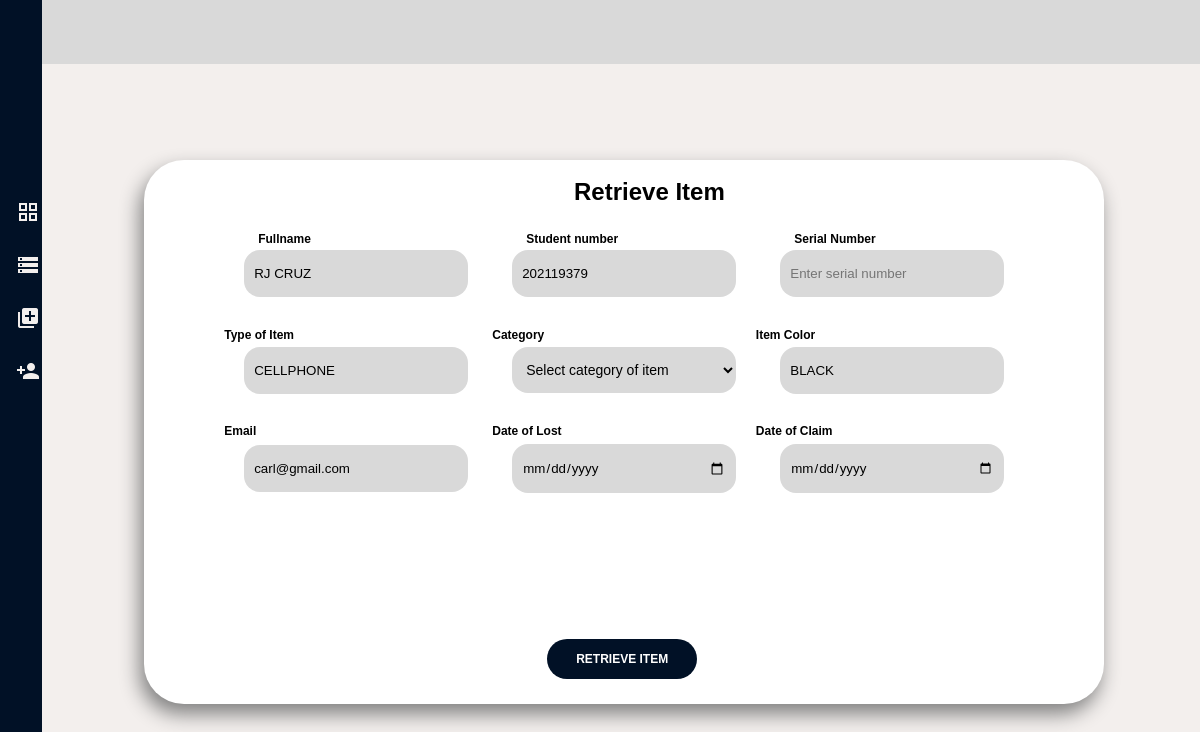
Page /admin/retrieve.php?id=65 on the committed database.
### tables this page shows
CREATE TABLE `register` (
  `id` int(11) NOT NULL,
  `serial` varchar(200) NOT NULL,
  `fullname` varchar(255) NOT NULL,
  `studentnum` varchar(255) NOT NULL,
  `course` varchar(255) NOT NULL,
  `itemtype` varchar(100) NOT NULL,
  `itemname` varchar(100) NOT NULL,
  `category` varchar(100) NOT NULL,
  `color` varchar(100) NOT NULL,
  `registerdate` date NOT NULL,
  `lostdate` date NOT NULL,
  `status` varchar(100) NOT NULL,
  `email` varchar(100) NOT NULL
);

### admin/retrieve.php (the view, shortened to what this page needs)
<?php
    include('../configuration/config.php');
        $itemId = $_GET['id'] ?? null;
        if ($itemId !== null) {
            $sql = "SELECT * FROM register WHERE id = $itemId";
            $result = $conn->query($sql);
            if ($result->num_rows > 0) {
                $item = $result->fetch_assoc();
            } else {
                header("location: inventory.php");
                exit();
            }
        } else {
            header("location: inventory.php");
            exit();
        }
?>
<!DOCTYPE html>
<html lang="en">
<head>
    <link rel="stylesheet" href="../styles/retrieve.css">
</head>
<body>
    <div class="container">
        <div class="header">
        </div>
        <ul class="nav">
        <li>
            <a href="dashboard.php"><i class="material-icons grid_view">grid_view</i></a>
        </li>
        <li>
        <a href="inventory.php"><i class="material-icons grid_view">storage</i></a>
        </li>
        <li>
            <a href="register.php"><i class="material-icons grid_view">library_add</i></a>
        </li>
        <li>
            <a href="account.php"><i class="material-icons grid_view">person_add</i></a>
        </li>
        </ul>
        <div class="search">
            <h1 class="searchitm">Retrieve Item</h1>
            <form action ="../configuration/retrieve.php" method="post" enctype="multipart/form-data">
            <label class="labels">Fullname</label>
            <div class="input-field">
                <input type="text" name="fullname" id="fullname" value="<?php echo $item['fullname']; ?>" placeholder="Enter Fulname">
            </div>
            <label class="labels">Student number</label>
            <div class="input-field">
                <input type="text" name="studentnum" id="studentnum"  value="<?php echo $item['studentnum']; ?>"placeholder="Enter Student number">
            </div>
            <label class="labels">Serial Number</label>
            <div class="input-field">
                <input type="text" name="serial" id="serial" placeholder="Enter serial number">
            </div>
            <label class="labelss">Item Color</label>
            <div class="input-field">
                <input type="text" name="type" id="type"  value="<?php echo $item['itemtype']; ?>"placeholder="Enter type of item">
            </div>
            <label class="labelss">Type of Item</label>
            <div class="input-field">
                <select name="item-type"  placeholder="Category of item"  value="<?php echo $item['itemtype']; ?>">
                    <option value="" disabled selected>Select category of item</option>
                </select>
            </div>
            <label class="labelss">Category</label>
            <div class="input-field">
                <input type="text" name="itemname" id="itemname"  value="<?php echo $item['color']; ?>"placeholder="Enter color">
            </div>
            <label class="labe">Date of Claim</label>
            <div class="input-field">
                <input type="email" name="email" id="email" value="<?php echo $item['email']; ?>">
            </div>
            <label class="labe">Email</label>
            <div class="input-field">
                <input type="date" name="lostdate" id="lostdate"  value="Date of Lost">
            </div>
            <label class="labe">Date of Lost</label>
            <div class="input-field">
                <input type="date" name="lostdate" id="lostdate" value="Date of Lost">
            </div>
            <div class="btn-field">
                    <input type="submit" name="submit" value="RETRIEVE ITEM">
            </div>
            </form>
        </div>
    </div>
</body>

### styles/retrieve.css (style rules this page uses)
* { margin: 0; padding: 0; font-family: 'Poppins',sans-serif; box-sizing: border-box; }
.container { width: 100%; height: 100vh; background: #F3EFED; }
.search { position: absolute; top: 54%; left: 52%; width: 80%; height: 68%; max-width: 100%; background:#fff; transform: translate(-50%,-50%); padding: 50px 50px 70px; text-align: center; border-radius: 40px; box-shadow: -4px 10px 20px 0px #808080; }
.searchitm { color: #000; font-size: 24px; padding: 10px 10px; position: absolute; top: 8px; left: 420px; font-family: Poppins,Verdana, Geneva, Tahoma, sans-serif; }
.input-field { max-width: 100%; width: 26%; height: 12%; background: #D9D9D9; margin: 10px 20px; margin-top: 40px; border-radius: 16px; display: inline-block; align-items: left; }
input { width: 100%; max-width: 100%; background:transparent; border: 0; outline: 0; padding: 16px 10px; }
.btn-field input { position: absolute; left: 42%; top: 88%; flex-basis: 48%; background: #011126; color: #fff; height: 40px; width: 150px; border-radius: 20px; border: 0; outline: 0; cursor: pointer; transition: background 1s; text-align: center; padding: 4px 4px; font-size: 12px; font-weight: bold; }
.header { position: relative; top:0; left:2%; background: #D9D9D9; max-width: 100%; width: 98%; height: 8%; border: 0px 0px 10px 0px #808080; }
ul.nav { position: absolute; top: 50%; left: 0; width: 7%; height: 100%; max-width: 16%; background:#011126; transform: translate(-50%,-50%); padding: 20px 20px 0px; }
ul.nav li { position: relative; left: 8px; top: 180px; display: block; font-size: 20px; padding: 16px 30px; font-family: Verdana, Geneva, Tahoma, sans-serif; font-size: 18px; font-weight: 400; }
ul.nav li a { text-decoration: none; color: #F3EFED; margin: 30px; }
ul.nav li i { color: #F3EFED; display: block; position: absolute; top: 0; left: 30px; }
.input-field select { outline: none; font-size: 14px; font-weight: 400; color: #000; border-radius: 16px; height: 42px; margin: 2px -4px; width: 100%; max-width: 100%; background:transparent; border: 0; outline: 0; padding: 6px 10px; }
.labels { position: absolute; top: 70px; font-size: 12px; font-weight: bold; display: inline-block; margin: 2px 34px; font-family: Poppins,Verdana, Geneva, Tahoma, sans-serif; }
.labelss { position: absolute; top: 150px; font-size: 12px; font-weight: bold; display: inline-block; margin: 18px -268px; font-family: Poppins,Verdana, Geneva, Tahoma, sans-serif; }
.labe { position: absolute; top: 150px; font-size: 12px; font-weight: bold; display: inline-block; margin: 114px -268px; font-family: Poppins,Verdana, Geneva, Tahoma, sans-serif; }

### rows in the picture
register: fullname "RJ CRUZ", studentnum "202119379", type "CELLPHONE", itemname "BLACK", email "carl@gmail.com"
